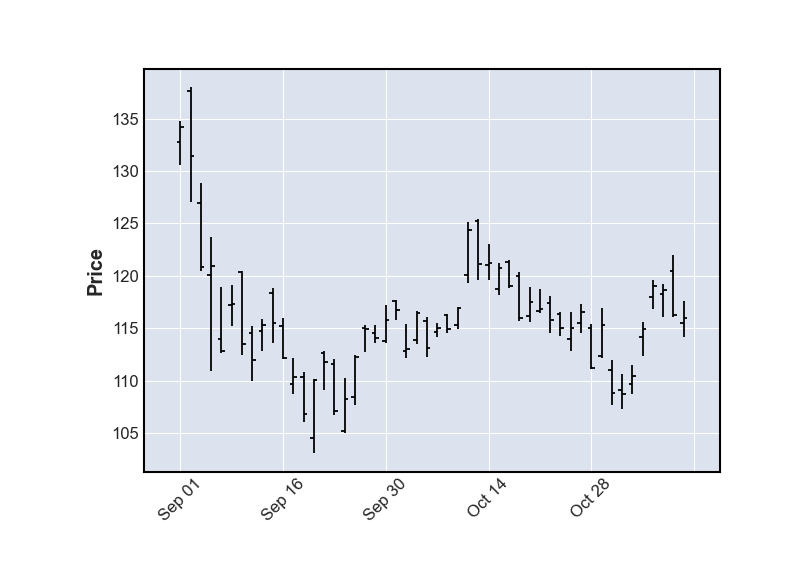

Recreate this plot in Python.
import pandas as pd
import mplfinance as mpf

data = pd.read_csv('../AAPL.csv')


def Date():
    global data
    data.Date = pd.to_datetime(data.Date)
    data = data.set_index('Date')


Date()

mpf.plot(data, savefig='00_MPF')
mpf.show()
